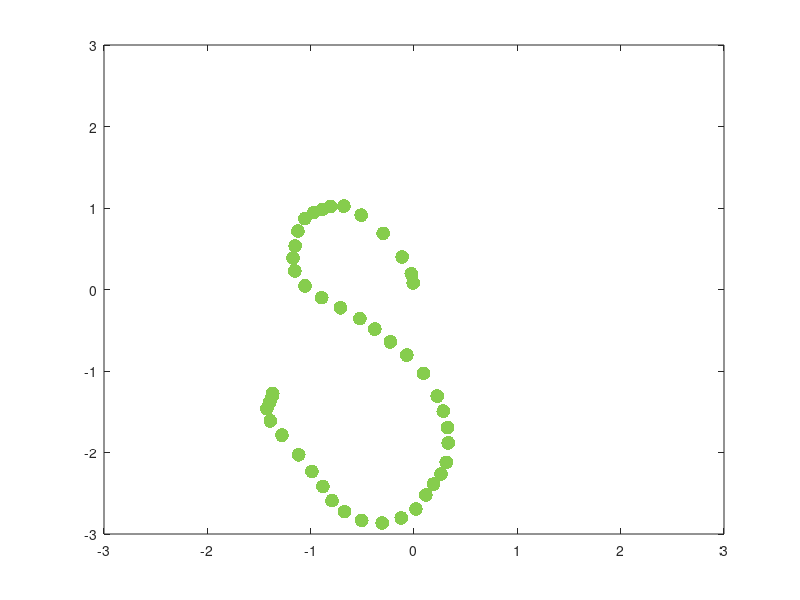

Write the MATLAB code that produced this figure.
function plot_accel
    Y = [0.039307 -0.406738 0.061035 18.483999 8.956001 1.700000
    -0.054932 -0.410156 0.062744 25.336000 10.276000 4.192000
    -0.332764 -0.485107 0.045654 47.768001 9.512001 20.455999
    -0.271240 -0.450195 -0.005859 66.419998 0.176000 42.155998
    0.070068 -0.189697 -0.160889 51.172000 -1.452000 48.720001
    0.049316 -0.062012 -0.272949 25.555999 -4.960000 38.448001
    0.113037 -0.047607 -0.228027 -0.768000 -15.288001 29.360000
    0.141602 -0.106201 -0.048340 -8.420001 -10.936000 18.752000
    0.020508 -0.157959 -0.072021 -8.820000 -10.136000 18.931999
    0.086670 -0.132080 -0.141357 -17.299999 -13.300001 19.856000
    0.064697 -0.088379 -0.299072 -35.040000 -22.100000 15.484001
    0.278320 -0.232910 0.003662 -41.736000 -30.652000 6.168000
    0.183350 -0.223145 -0.063477 -34.448001 -7.864000 4.808000
    0.252197 -0.210205 -0.119141 -35.944000 -5.812000 -4.012000
    0.286133 -0.240723 -0.126221 -41.840000 -20.524000 -22.827999
    0.389404 -0.391357 0.181152 -33.495998 -17.691999 -37.287998
    0.275635 -0.392822 0.040283 -28.239999 1.284000 -41.591999
    0.053711 -0.428223 -0.140625 -30.559999 -0.744000 -43.268001
    0.105957 -0.435303 -0.132324 -29.576000 4.556000 -33.063999
    0.176025 -0.414063 -0.200195 -36.027999 9.080000 -34.555999
    0.126465 -0.438477 -0.198242 -37.291999 5.524000 -36.551998
    0.030762 -0.456787 -0.324463 -51.368000 -12.552000 -36.956001
    0.130859 -0.547607 -0.196777 -64.484001 -18.520000 -30.395999
    0.047363 -0.657959 -0.065674 -42.527999 10.272001 -13.592000
    0.036621 -0.624512 -0.238281 -47.063999 -6.224000 -9.384000
    0.125000 -0.657959 -0.228271 -43.872001 -4.772000 -1.636000
    0.085693 -0.641113 -0.395996 -55.655998 -15.808000 4.564000
    0.165527 -0.840820 0.014160 -33.659999 -3.492000 11.812001
    0.136230 -0.737061 -0.262939 -28.992000 -8.500000 16.403999
    0.185791 -0.694336 -0.391602 -31.808000 -15.268000 17.040000
    0.235107 -0.784180 -0.263916 -40.776000 -13.676000 22.076000
    0.057373 -0.837891 -0.276367 -26.267999 -0.344000 32.291999
    0.145996 -0.942871 -0.121826 -14.936000 -0.676000 42.551998
    0.114990 -0.897949 -0.177002 7.832000 0.012000 45.372001
    0.236816 -0.847900 -0.202148 25.587999 2.672000 38.423999
    0.218018 -0.777344 -0.277344 32.195999 3.212000 27.591999
    0.117188 -0.835937 -0.129395 41.335998 -2.656000 20.219999
    0.063965 -0.748047 -0.294678 43.212001 4.172000 24.423999
    -0.013184 -0.774902 -0.190674 47.875999 5.408000 29.643999
    -0.008057 -0.702637 -0.245850 56.144001 6.216000 37.363998
    0.215088 -0.564209 -0.301025 40.763999 3.100000 25.908000
    0.251221 -0.452148 -0.329346 34.835998 6.740000 7.936000
    0.093994 -0.452881 -0.302490 19.107999 -0.372000 -6.740000
    0.030029 -0.529541 -0.172852 16.767999 5.676000 -5.560000
    -0.095215 -0.487061 -0.343018 7.532000 3.724000 -0.900000];

    dt = 0.025;
    finger_length = 10;

    function [x_int y_int] = position_from_accel(y_accel)
        data_length = length(y_accel);
        x = 1:data_length;
        x_int = 1:0.25:data_length;

        accel_spline = spline(x,y_accel);
        vel = fnval(fnint(accel_spline), x);

        vel_spline = spline(x, vel);
        y_int = fnval(fnint(vel_spline), x_int); 
    end

    function [x_int y_int] = linear_position_from_accel(y_accel)
        data_length = length(y_accel);
        x_int = 1:data_length;
        y_int = cumsum(cumsum(y_accel));
    end

    function [y] = gyro_int(gyro)
        y = cumsum(gyro * dt);
    end

    function pos_at_time = position_from_gyro(gyro)
        radians_at_time = gyro_int(gyro) * (pi / 180)
        pos_at_time = sin(radians_at_time) * finger_length;
    end

    %[~, x_pos] = linear_position_from_accel(Y(:, 1)');
    %[~, y_pos] = linear_position_from_accel(Y(:, 2)');
    %[~, z_pos] = linear_position_from_accel(Y(:, 3)');
    
    %z_pos'

    x_pos = position_from_gyro(Y(:, 4));
    y_pos = position_from_gyro(Y(:, 5));
    z_pos = position_from_gyro(Y(:, 6));
    
    for i = 1:length(z_pos)
        plotted = plot(-z_pos(1:i), x_pos(1:i), 'o');
        axis([-3 3 -3 3]);

        
        set(gcf, 'color', [0 0 0]);
        set(gca, 'color', [0 0 0]);

        set(plotted, ...
            'Marker'          , 'o', ...
            'MarkerSize'      , 10, ...
            'MarkerEdgeColor' , 'none', ...
            'MarkerFaceColor' , [134/255 205/255 77/255]);
        
        pause(0.025);

        
    end
    
    
    
    %plot(y_pos, z_pos, 'o');
end

